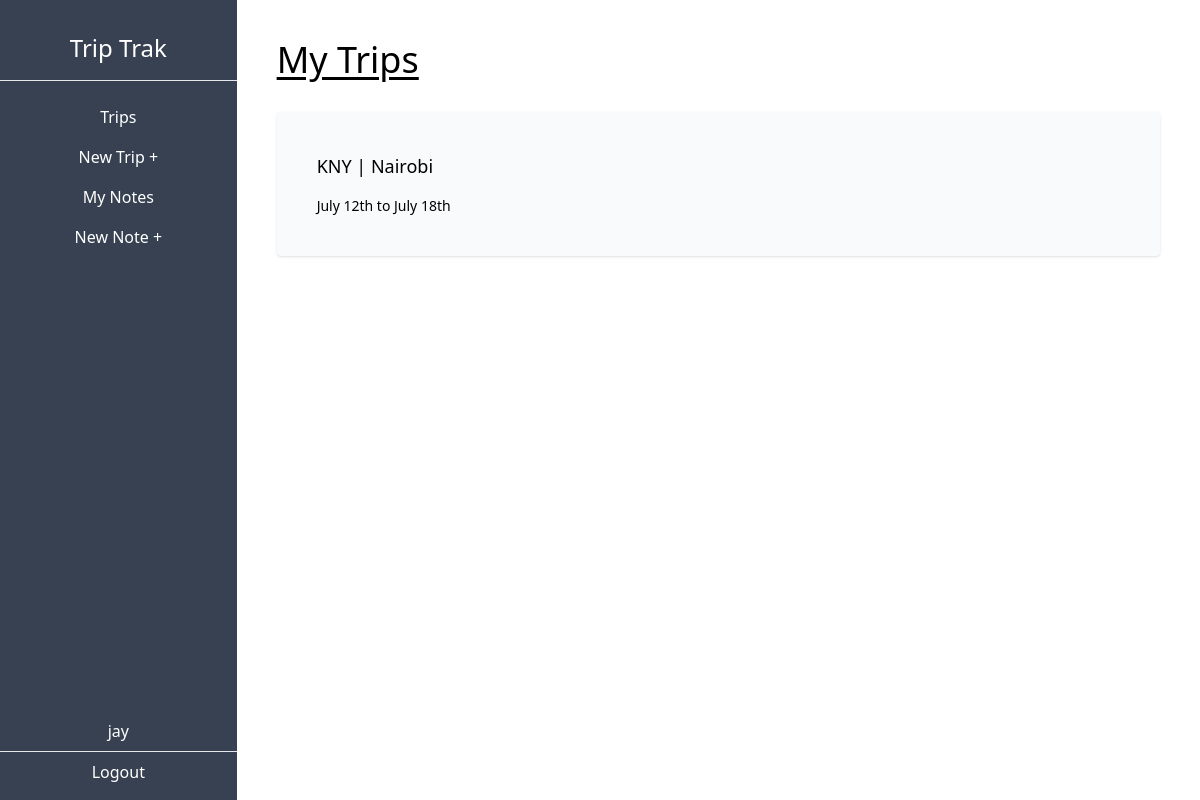
The page /dashboard (signed in) on the database as committed earlier.
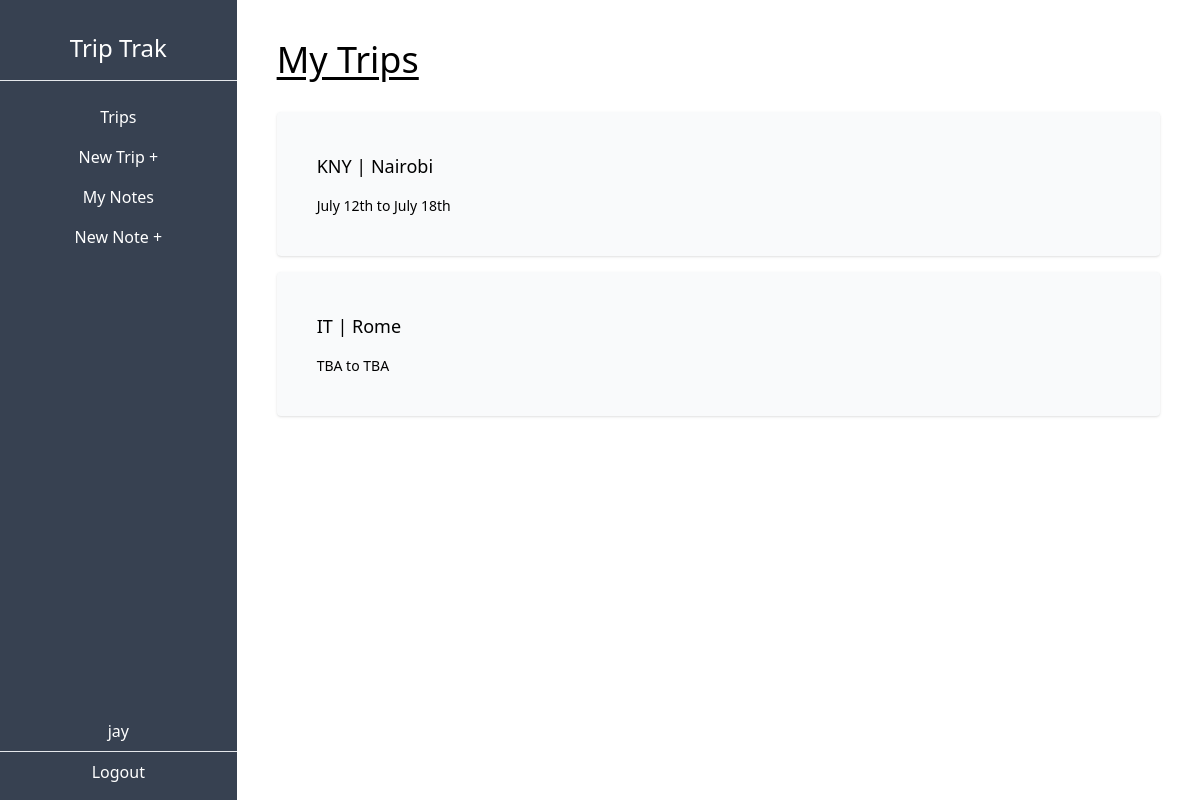
The same page on the database as committed later.
### trip/models.py (models this page shows, shortened)
class Trip(models.Model):
    city = models.CharField(max_length=50)
    country = models.CharField(max_length=3)
    start_date = models.DateField(blank=True, null=True)
    end_date = models.DateField(blank=True, null=True)
    owner = models.ForeignKey(User, on_delete= models.CASCADE, related_name='trips')

### trip/views.py (the view)
# urls.py: path('dashboard',trips_list, name='trip-list'),
def trips_list(request):
    trips= Trip.objects.filter(owner=request.user)
    context={
        'trips' : trips,
    }
    return render(request, 'trip/trips_list.html', context)

### trip/templates/trip/trips_list.html
{% extends 'trip/_base.html' %}
{% block content %}
<h1 class="text-4xl underline underline-offset-4 mb-8">My Trips</h1>
{% for trip in trips %}
	<a href="{% url 'trip-detail' trip.pk %}">
		<div class="bg-gray-50 p-10 rounded shadow my-4 hover:shadow-lg hover:cursor-pointer">
			<p class="text-lg">
			{{ trip.country }} | {{trip.city}}
			</p>
			<p class="text-sm pt-4">
			{% if trip.start_date %}
			{{ trip.start_date|date:"F jS"}}
			{% else %}
			TBA
			{% endif %}
			to
			{% if trip.end_date %}
			{{ trip.end_date|date:"F jS" }}
			{% else %}
			TBA
			{% endif %}
			</p>
		</div>
	</a>
{% endfor %}
{% endblock content %}

### trip/templates/trip/_base.html (shortened to what this page needs)
<!DOCTYPE html>
<html lang="en">
    <head>
        <script src="https://cdn.tailwindcss.com"></script>
    </head>
<body>
    <div class="flex-col md:flex-row flex h-screen">
        <div class="md:h-screen bg-gray-700 text-white w-full md:w-1/4 md:max-w-xs py-2 md:pt-8 md:pb-2 flex flex-col">
            <div class="border-b w-full text-center pb-4 text-2xl">
                <h1>Trip Trak</h1>
            </div>
            <div class="pt-4 w-full text-center">
                <ul class="flex md:flex-col justify-around px-2 md:px-0 pb-2 md:pb-0">
                <li class="py-2 px-3 md:px-0 hover:bg-gray-600 hover:cursor-pointer"><a href="{% url 'trip-list' %}">Trips</a></li>
                <li class="py-2 px-3 md:px-0 hover:bg-gray-600 hover:cursor-pointer"><a href="{% url 'trip-create' %}">New Trip +</a></li>
                <li class="py-2 px-3 md:px-0 hover:bg-gray-600 hover:cursor-pointer"><a href="{% url 'note-list' %}">My Notes</a></li>
                <li class="py-2 px-3 md:px-0 hover:bg-gray-600 hover:cursor-pointer"><a href="{% url 'note-create' %}">New Note +</a></li>
                </ul>
            </div>
            <div class="mt-auto w-full text-center flex md:flex-col justify-evenly py-2 md:pt-0">
                <p class=""> {{user.username}} </p>
                <hr class="my-2">
                <form method="POST" action="{% url 'logout' %}">
                    <button type="submit">Logout</button>
                </form>
            </div>
        </div>
        <div class="w-full md:w-full p-10 overflow-auto">
            {% block content %}
            {% endblock content%}
        </div>
    </div>
</body>
</html>

Rows that differ between the two databases and show on the page:
added Trip: country "IT", city "Rome", shows "TBA"
